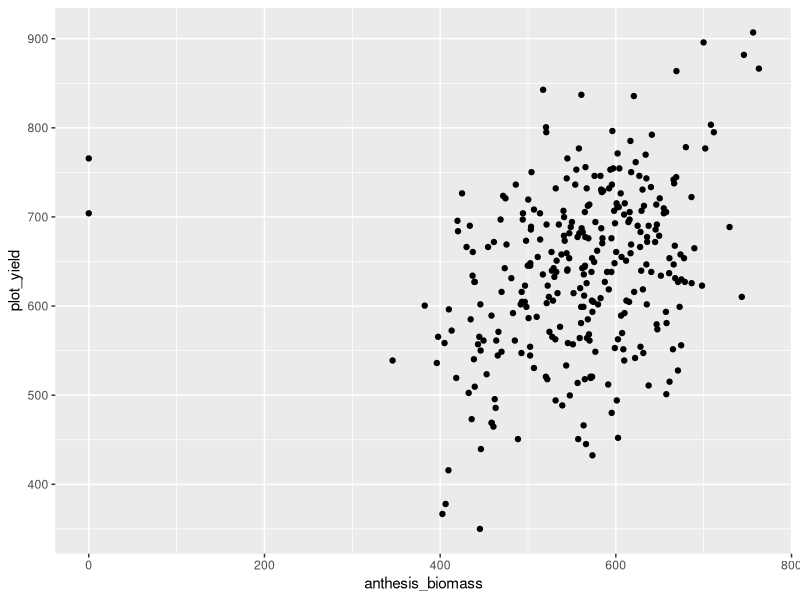
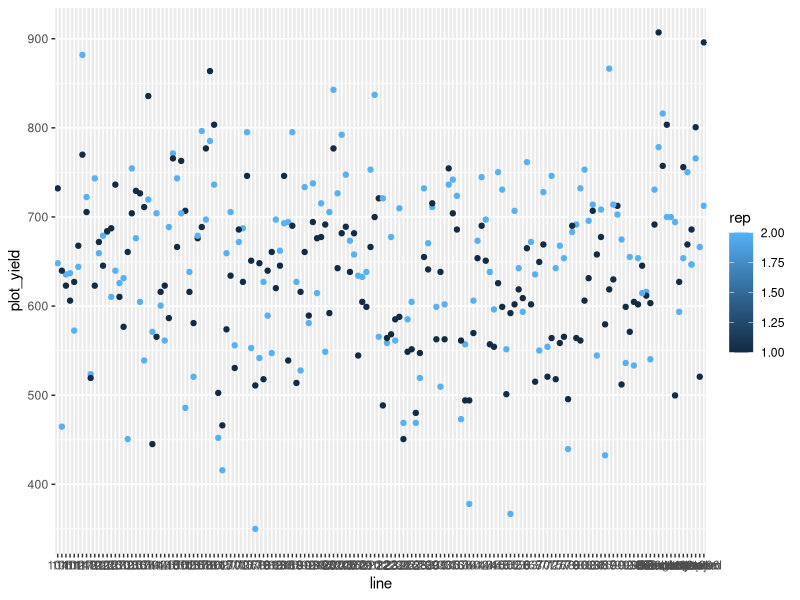
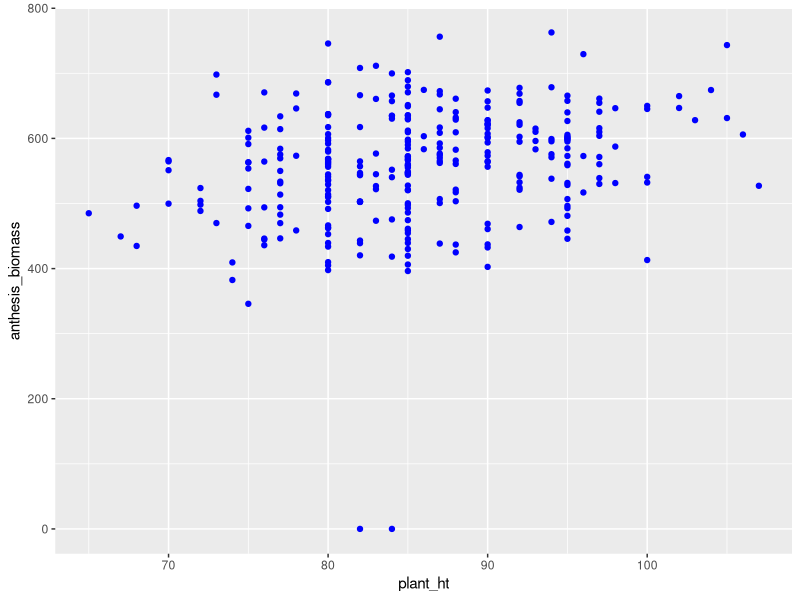

The R source for these figures, in order: (Note: this script raises an error after producing the figures.)
library(tidyverse)
library(readr)
anthesis_biomass <- read_csv("data/anthesis_biomass.csv")
View(anthesis_biomass)

yield_2019 <- read_csv("data/yield_2019.csv")

combined_data <- left_join(yield_2019,anthesis_biomass)

clean_combined_data <- select(combined_data,1,2,3,4,5,6,7,8)


ggplot(data = clean_combined_data)+
  geom_point(mapping = aes(x=anthesis_biomass,y=plot_yield))


ggplot(data = clean_combined_data)+
  geom_point(mapping = aes(x=line,y=plot_yield, colour=rep))

ggplot(data = clean_combined_data)+
  geom_point(mapping = aes(x=plant_ht,y=anthesis_biomass), colour="blue")

clean_combined_data <- write_csv(clean_combined_data,"data/clean_combined_data.csv")

ggplot(data = clean_combined_data)+
  geom_point(mapping = aes(x=oct_av_canopy_score,y=anthesis_biomass), colour="red")

ggplot(data = clean_combined_data)+
  geom_point(mapping = aes(x=oct_av_canopy_score,y=anthesis_biomass,colour=rep))

ggplot(data = clean_combined_data)+
  geom_point(mapping = aes(x=oct_av_canopy_score,y=plot_yield,colour=rep))


yield_2019 <- read_csv("data/yield_2019.csv", 
                       col_types = cols(flowering_das = col_integer(), 
                                        rep = col_integer()))
clean_combined_data %>% 
  filter(oct_av_canopy_score<=2,peduncle_length>=18)
 
ggplot(data = clean_combined_data)+
  geom_point(mapping = aes(x=flowering_das,y=anthesis_biomass,size=rep))

ggplot(data = clean_combined_data)+
  geom_point(mapping = aes(x=flowering_das,y=plot_yield,colour="red"))

summarise(clean_combined_data,
         mean_plant_ht=mean(plant_ht),
         max_yield=max(plot_yield),
         sd_plant_ht=sd(plant_ht),
         min_yield=min(plot_yield),
         mean_yield=mean(plot_yield)
          )
data_by_line <- group_by(clean_combined_data,line)

data_by_yield <- group_by(clean_combined_data,plot_yield)

arrange(clean_combined_data,flowering_das)

arrange(clean_combined_data,desc(flowering_das))

summarise(clean_combined_data, se_yield = sd(plot_yield) / sqrt(n()))

filter(clean_combined_data,plot_yield>=641)

glimpse(clean_combined_data)             

summary(clean_combined_data)

library(readr)
clean_combined_data <- read_csv("data/clean_combined_data.csv", 
                                col_types = cols(flowering_das = col_integer(), 
                                                 rep = col_integer()))
View(clean_combined_data)

ggplot(data = cleand_combined_data)+
  geom_smooth(mapping = aes(x=plant_ht,y=anthesis_biomass))+
scale_x_log10()
  
ggplot(data = cleand_combined_data)+
  geom_smooth(mapping = aes(x=anthesis_biomass,y=plot_yield))+
scale_x_log10()

ggplot(data = cleand_combined_data)+
  geom_smooth(mapping = aes(x=oct_av_canopy_score,y=anthesis_biomass))+
scale_x_log10()




                                                  
                                                  

